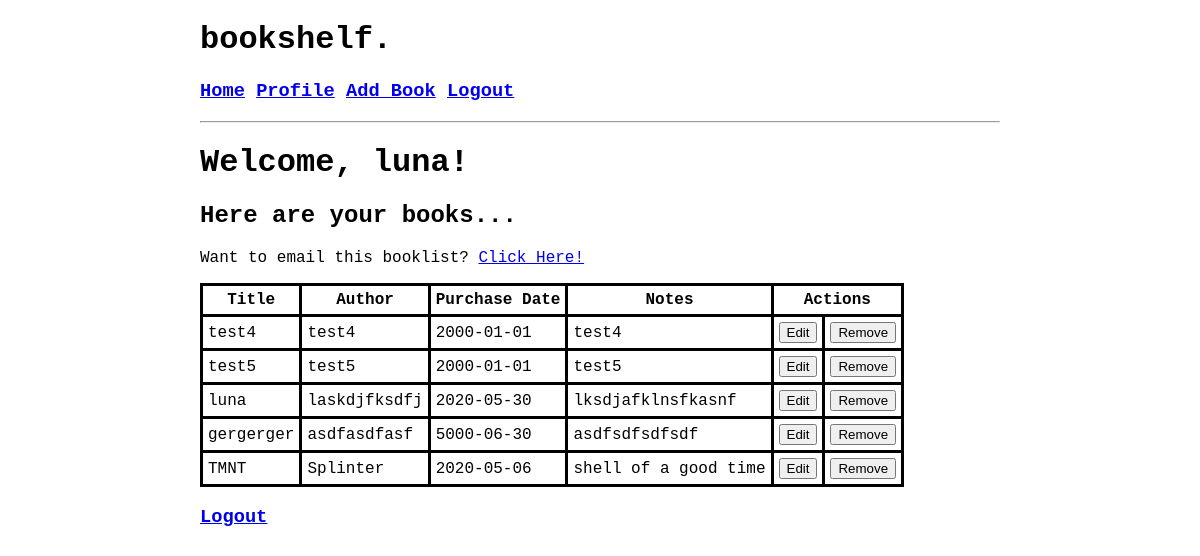
The app's page /user/luna (signed in) with its own data.
### app/models.py (models this page shows, shortened)
class User(UserMixin, db.Model):
    id = db.Column(db.Integer, primary_key=True)
    username = db.Column(db.String(64), index=True, unique=True)
    email = db.Column(db.String(120), index=True, unique=True)
    password_hash = db.Column(db.String(128))
    books = db.relationship('Book', backref='owner', lazy='dynamic')

class Book(db.Model):
    id = db.Column(db.Integer, primary_key=True)
    title = db.Column(db.String(1000), index=True)
    author = db.Column(db.String(1000), index=True)
    notes = db.Column(db.String(1500))
    purchase_date = db.Column(db.Date, index=True, default=datetime.today)
    user_id = db.Column(db.Integer, db.ForeignKey('user.id'))

### app/routes.py (the view)
@app.route('/user/<username>', methods=['GET'])
@login_required
def user(username):
    user = User.query.filter_by(username=username).first_or_404()
    current_id = current_user.id
    books = Book.query.filter_by(user_id=current_id).all()
    return render_template('user.html', title='Profile Page', user=user, books=books)

### app/models.py (called while the page is built)
@login.user_loader
def load_user(id):
    return User.query.get(int(id))

### app/templates/user.html (shortened to what this page needs)
{% extends 'base.html' %}
{% block body %}
<h1>Welcome, {{ current_user.username }}!</h1>
<h2>Here are your books...</h2>
    <table class="bookshelf">
        <tr>
            <th>Title</th>
            <th>Author</th>
            <th>Purchase Date</th>
            <th>Notes</th>
            <th colspan="2">Actions</th>
        </tr>
        {% if user == current_user %}
        {% for book in books %}
        <tr>
            <td>{{ book.title }}</td>
            <td>{{ book.author }}</td>
            <td>{{ book.purchase_date }}</td>
            <td>{{ book.notes }}</td>
            <td><form action="/edit_book/{{ book.id }}" method="get">
                <input type="submit" value="Edit"/></form></td>
            <td><form action="/delete/{{ book.id }}" method="post">
                <input type="submit" value="Remove"/></form></td>
        </tr>
        {% endfor %}
        <p>
            Want to email this booklist?
            <a href="/send_booklist/{{ current_user.username }}">Click Here!</a>
        </p>
        {% endif %}
    </table>
<h3><a href="{{ url_for('logout')}}">Logout</a></h3>
{% endblock %}

### app/templates/base.html (shortened to what this page needs)
<!DOCTYPE html>
<html lang="en">
    <head>
        <link rel="stylesheet" href="{{ url_for('static', filename='css/main.css') }}">
    </head>
    <body>
        <h1>bookshelf.</h1>
            <h3>
                <a href="{{ url_for('index') }}">Home</a>
                {% if current_user.is_anonymous %}
                <a href="{{ url_for('login') }}">Login</a>
                <a href="{{ url_for('signup')}}">Sign Up</a>
                {% else %}
                <a href="{{ url_for('user', username=current_user.username) }}">Profile</a>
                <a href="{{ url_for('add_book') }}">Add Book</a>
                <a href="{{ url_for('logout') }}">Logout</a>
                {% endif %}
            </h3>
        <hr>
        {% block body %}{% endblock %}
    </body>
</html>

### app/static/css/main.css (style rules this page uses)
body { max-width: 800px; margin: auto; font-family: 'Courier New', Courier, monospace; }
.bookshelf, th, td , .add_book { border: 3px solid black; border-collapse: collapse; }
th, td { padding: 5px; text-align: left; }
th { text-align: center; }

### records on screen
User: username "luna"
Book: title "test4", author "test4", purchase_date "2000-01-01", notes "test4"
Book: title "test5", author "test5", purchase_date "2000-01-01", notes "test5"
Book: title "luna", author "laskdjfksdfj", purchase_date "2020-05-30", notes "lksdjafklnsfkasnf"
Book: title "gergerger", author "asdfasdfasf", purchase_date "5000-06-30", notes "asdfsdfsdfsdf"
Book: title "TMNT", author "Splinter", purchase_date "2020-05-06", notes "shell of a good time"
